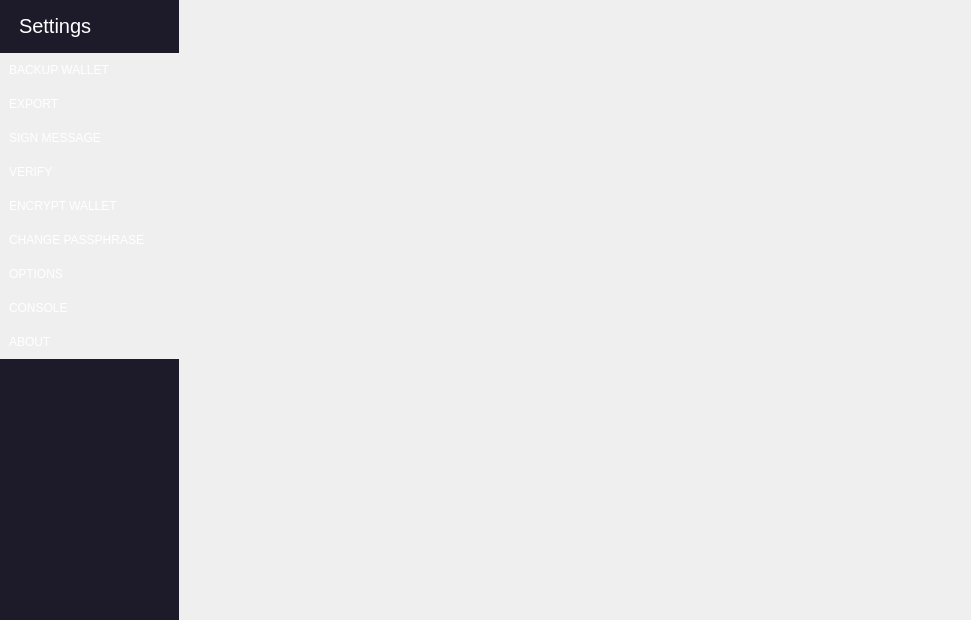
<?xml version="1.0" encoding="UTF-8"?>
<ui version="4.0">
 <class>Settings</class>
 <widget class="QWidget" name="Settings">
  <property name="geometry">
   <rect>
    <x>0</x>
    <y>0</y>
    <width>971</width>
    <height>620</height>
   </rect>
  </property>
  <property name="windowTitle">
   <string>Form</string>
  </property>
  <widget class="QWidget" name="horizontalLayoutWidget">
   <property name="geometry">
    <rect>
     <x>-1</x>
     <y>-1</y>
     <width>971</width>
     <height>621</height>
    </rect>
   </property>
   <layout class="QHBoxLayout" name="horizontalLayout">
    <property name="spacing">
     <number>0</number>
    </property>
    <property name="topMargin">
     <number>0</number>
    </property>
    <property name="rightMargin">
     <number>0</number>
    </property>
    <item>
     <layout class="QVBoxLayout" name="verticalLayout_3">
      <property name="spacing">
       <number>0</number>
      </property>
      <item>
       <widget class="QLabel" name="label">
        <property name="sizePolicy">
         <sizepolicy hsizetype="Fixed" vsizetype="Fixed">
          <horstretch>0</horstretch>
          <verstretch>0</verstretch>
         </sizepolicy>
        </property>
        <property name="minimumSize">
         <size>
          <width>180</width>
          <height>0</height>
         </size>
        </property>
        <property name="styleSheet">
         <string notr="true">padding:15px;background:#1d1b29;color:white;font-size:20px;</string>
        </property>
        <property name="text">
         <string>Settings</string>
        </property>
       </widget>
      </item>
      <item>
       <widget class="QPushButton" name="b_backupWallet">
        <property name="styleSheet">
         <string notr="true">QPushButton:disabled { color:gray} 
QPushButton { padding: 10px;width: 100%;color:white;background: '#1d1b29'; margin:0px;
text-align:left; border:none;outline:none } 
QPushButton:hover{ background: '#1e2b35'} QPushButton:checked{ background: '#1e2b35'; font:bold;padding-left:15px; color:white;border-right:3px solid '#0adbf0'; }</string>
        </property>
        <property name="text">
         <string>BACKUP WALLET</string>
        </property>
        <property name="checkable">
         <bool>true</bool>
        </property>
        <property name="checked">
         <bool>false</bool>
        </property>
       </widget>
      </item>
      <item>
       <widget class="QPushButton" name="b_export">
        <property name="styleSheet">
         <string notr="true">QPushButton:disabled { color:gray} 
QPushButton { padding: 10px;width: 100%;color:white;background: '#1d1b29'; margin:0px;
text-align:left; border:none;outline:none } 
QPushButton:hover{ background: '#1e2b35'} QPushButton:checked{ background: '#1e2b35'; font:bold;padding-left:15px; color:white;border-right:3px solid '#0adbf0'; }</string>
        </property>
        <property name="text">
         <string>EXPORT</string>
        </property>
        <property name="checkable">
         <bool>true</bool>
        </property>
       </widget>
      </item>
      <item>
       <widget class="QPushButton" name="b_sign">
        <property name="styleSheet">
         <string notr="true">QPushButton:disabled { color:gray} 
QPushButton { padding: 10px;width: 100%;color:white;background: '#1d1b29'; margin:0px;
text-align:left; border:none;outline:none } 
QPushButton:hover{ background: '#1e2b35'} QPushButton:checked{ background: '#1e2b35'; font:bold;padding-left:15px; color:white;border-right:3px solid '#0adbf0'; }</string>
        </property>
        <property name="text">
         <string>SIGN MESSAGE</string>
        </property>
        <property name="checkable">
         <bool>true</bool>
        </property>
       </widget>
      </item>
      <item>
       <widget class="QPushButton" name="b_verify">
        <property name="styleSheet">
         <string notr="true">QPushButton:disabled { color:gray} 
QPushButton { padding: 10px;width: 100%;color:white;background: '#1d1b29'; margin:0px;
text-align:left; border:none;outline:none } 
QPushButton:hover{ background: '#1e2b35'} QPushButton:checked{ background: '#1e2b35'; font:bold;padding-left:15px; color:white;border-right:3px solid '#0adbf0'; }</string>
        </property>
        <property name="text">
         <string>VERIFY</string>
        </property>
        <property name="checkable">
         <bool>true</bool>
        </property>
       </widget>
      </item>
      <item>
       <widget class="QPushButton" name="b_encrypt">
        <property name="styleSheet">
         <string notr="true">QPushButton:disabled { color:gray} 
QPushButton { padding: 10px;width: 100%;color:white;background: '#1d1b29'; margin:0px;
text-align:left; border:none;outline:none } 
QPushButton:hover{ background: '#1e2b35'} QPushButton:checked{ background: '#1e2b35'; font:bold;padding-left:15px; color:white;border-right:3px solid '#0adbf0'; }</string>
        </property>
        <property name="text">
         <string>ENCRYPT WALLET</string>
        </property>
        <property name="checkable">
         <bool>true</bool>
        </property>
       </widget>
      </item>
      <item>
       <widget class="QPushButton" name="b_change">
        <property name="styleSheet">
         <string notr="true">QPushButton:disabled { color:gray} 
QPushButton { padding: 10px;width: 100%;color:white;background: '#1d1b29'; margin:0px;
text-align:left; border:none;outline:none } 
QPushButton:hover{ background: '#1e2b35'} QPushButton:checked{ background: '#1e2b35'; font:bold;padding-left:15px; color:white;border-right:3px solid '#0adbf0'; }</string>
        </property>
        <property name="text">
         <string>CHANGE PASSPHRASE</string>
        </property>
        <property name="checkable">
         <bool>true</bool>
        </property>
       </widget>
      </item>
      <item>
       <widget class="QPushButton" name="b_options">
        <property name="styleSheet">
         <string notr="true">QPushButton:disabled { color:gray} 
QPushButton { padding: 10px;width: 100%;color:white;background: '#1d1b29'; margin:0px;
text-align:left; border:none;outline:none } 
QPushButton:hover{ background: '#1e2b35'} QPushButton:checked{ background: '#1e2b35'; font:bold;padding-left:15px; color:white;border-right:3px solid '#0adbf0'; }</string>
        </property>
        <property name="text">
         <string>OPTIONS</string>
        </property>
        <property name="checkable">
         <bool>true</bool>
        </property>
       </widget>
      </item>
      <item>
       <widget class="QPushButton" name="b_console">
        <property name="styleSheet">
         <string notr="true">QPushButton:disabled { color:gray} 
QPushButton { padding: 10px;width: 100%;color:white;background: '#1d1b29'; margin:0px;
text-align:left; border:none;outline:none } 
QPushButton:hover{ background: '#1e2b35'} QPushButton:checked{ background: '#1e2b35'; font:bold;padding-left:15px; color:white;border-right:3px solid '#0adbf0'; }</string>
        </property>
        <property name="text">
         <string>CONSOLE</string>
        </property>
        <property name="checkable">
         <bool>true</bool>
        </property>
       </widget>
      </item>
      <item>
       <widget class="QPushButton" name="b_about">
        <property name="styleSheet">
         <string notr="true">QPushButton:disabled { color:gray} 
QPushButton { padding: 10px;width: 100%;color:white;background: '#1d1b29'; margin:0px;
text-align:left; border:none;outline:none } 
QPushButton:hover{ background: '#1e2b35'} QPushButton:checked{ background: '#1e2b35'; font:bold;padding-left:15px; color:white;border-right:3px solid '#0adbf0'; }</string>
        </property>
        <property name="text">
         <string>ABOUT</string>
        </property>
        <property name="checkable">
         <bool>true</bool>
        </property>
       </widget>
      </item>
      <item>
       <widget class="QWidget" name="widget" native="true">
        <property name="styleSheet">
         <string notr="true">background:#1d1b29</string>
        </property>
       </widget>
      </item>
     </layout>
    </item>
    <item>
     <layout class="QVBoxLayout" name="verticalLayout">
      <property name="topMargin">
       <number>0</number>
      </property>
      <property name="rightMargin">
       <number>0</number>
      </property>
      <item>
       <spacer name="horizontalSpacer">
        <property name="orientation">
         <enum>Qt::Horizontal</enum>
        </property>
        <property name="sizeHint" stdset="0">
         <size>
          <width>40</width>
          <height>0</height>
         </size>
        </property>
       </spacer>
      </item>
      <item>
       <widget class="QStackedWidget" name="stackedWidget">
        <property name="toolTip">
         <string/>
        </property>
        <property name="currentIndex">
         <number>0</number>
        </property>
        <widget class="QWidget" name="page"/>
        <widget class="QWidget" name="page_2"/>
       </widget>
      </item>
     </layout>
    </item>
   </layout>
  </widget>
 </widget>
 <resources/>
 <connections/>
</ui>
